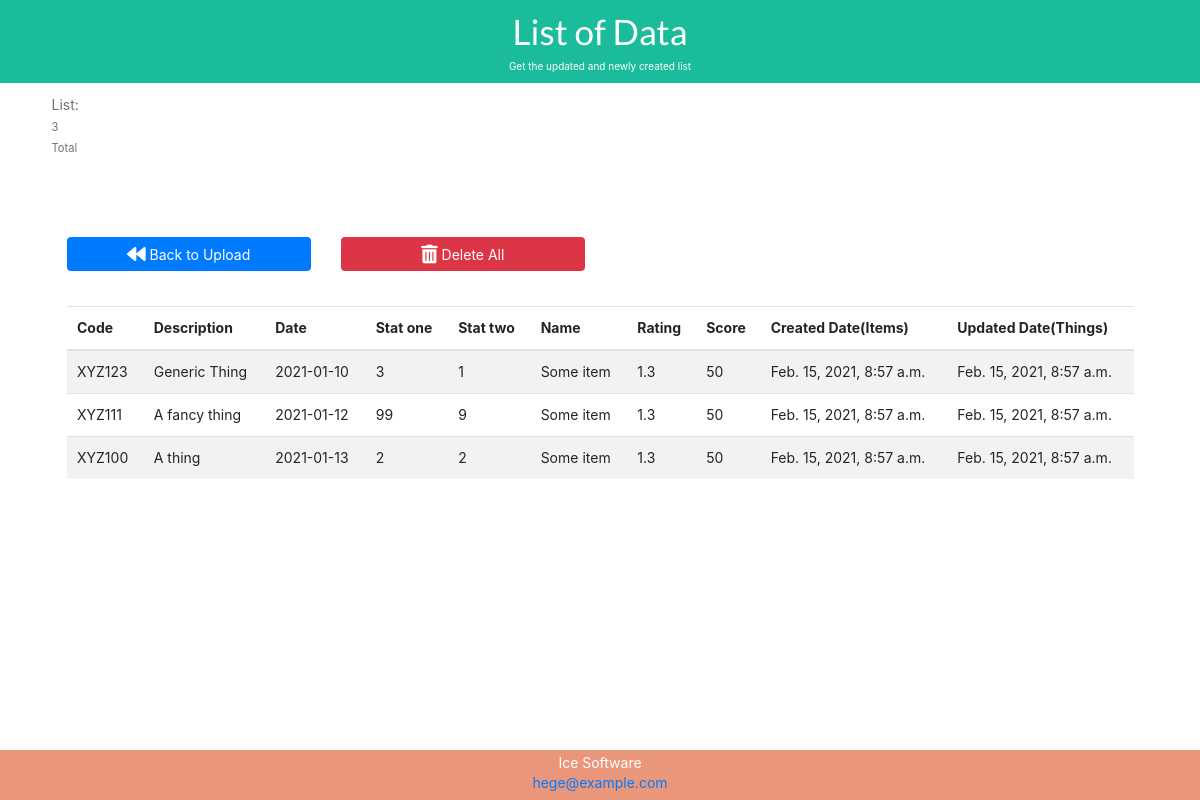
Page /list/ on the committed database.
### records/models.py (models this page shows, shortened)
class Thing (models.Model):
    code = models.CharField(max_length=10, primary_key=True)
    description = models.CharField(max_length=50, null=True, blank=True)
    date = models.DateField(null=True, blank=True, validators=[validate_date])
    stat_one = models.CharField(max_length=2, default=literals.STAT_ONE_CHOICE_NOT_SPECIFIED,validators=[validate_stat_one])
    stat_two = models.CharField(max_length=1, default=literals.STAT_TWO_CHOICE_NOT_SPECIFIED, validators=[validate_stat_two])
    created = models.DateTimeField(auto_now_add=True)
    modified = models.DateTimeField(auto_now = True)

class Item (models.Model):
    thing = models.ForeignKey(Thing, on_delete=models.CASCADE)
    name = models.CharField(max_length=10, validators=[validate_name])
    rating = models.CharField(max_length=3, validators=[validate_rating])
    score = models.IntegerField(default=0, blank=True, validators=[validate_score])
    created = models.DateTimeField(auto_now_add=True)
    modified = models.DateTimeField(auto_now = True)

### records/views.py (the view)
# urls.py: path('list/', record_views.Updated_New_View.as_view(), name="list_view"),
class Updated_New_View(TemplateView):
    template_name = "records/list.html"
    def get_context_data(self, **kwargs):
        context = super().get_context_data(**kwargs)
        list_data = []
        count = 0
        try:
            prev_date = Previous_date.objects.latest('prev_modified')
            print(prev_date.prev_modified)
            get_prev = prev_date.prev_modified
            things = Thing.objects.filter(Q(modified__gte=get_prev) | Q(created__gte=get_prev))
            for thing in things:
                items = Item.objects.filter(Q(created__gte=get_prev) | Q(modified__gte=get_prev))
                for item in items:
                    data = {"code": thing.code, "description": thing.description, "date": thing.date, "stat_one": thing.stat_one, "stat_two":thing.stat_two, "name": item.name, "rating": item.rating, "score": item.score, "created": item.created,"modified":thing.modified}
                    list_data.append(data)
                    count += 1
        except ObjectDoesNotExist:
            things = Thing.objects.all()
            if things:
                for thing in things:
                    items = Item.objects.filter(thing_id=thing)
                    if items:
                        for item in items:
                            data = {"code": thing.code, "description": thing.description, "date": thing.date, "stat_one": thing.stat_one, "stat_two":thing.stat_two, "name": item.name, "rating": item.rating, "score": item.score, "created": item.created,"modified":thing.modified}
                            list_data.append(data)
                            count += 1
            else:
                None
        list_data_count = count
        context.update({
            'list_data': list_data,
            'list_data_count': int(list_data_count),
        })
        return context

### templates/records/list.html (shortened to what this page needs)
{% extends 'base.html' %}
{% block header %}
    <header>
        <h1>List of Data</h1>
        <p>Get the updated and newly created list</p>
    </header>
{% endblock header %}
{% block content %}
  <div class="container-fluid">
    <div class="c-table-responsive@desktop">
      <div class="row">
        <table class="c-table">
          <div class="container">
            <caption class="c-table__title">List: <small>{{ list_data_count }} Total</small></caption>
        </table>
      </div>
    </div>
  </div>
<div class="container" style="margin-top:40px;">
  <div class="row">
  <div class="container">
    <div class="row form-group" style="margin-top:30px;">
      <div class="col-lg-3">
        <button class="btn btn-block btn-primary" style="padding-top: 10;" onclick="window.location.href='/'"><i class="fas fa-backward fa-lg"></i> Back to Upload</button>
      </div>
      <div class="col-lg-3">
        <button class="btn btn-block btn-danger" style="padding-top: 10;" onclick="window.location.href='/delete/'"><i class="fas fa-trash-alt fa-lg"></i> Delete All</button>
      </div>
    </div>
<br>
<div class="row">
    <div class="col-lg-12">
        <div class="table">
            <table class="table table-striped" id="eventTable">
                <thead>
                    <tr>
                        <th>Code</th>
                        <th>Description</th>
                        <th>Date</th>
                        <th>Stat one</th>
                        <th>Stat two</th>
                        <th>Name</th>
                        <th>Rating</th>
                        <th>Score</th>
                        <th>Created Date(Items)</th>
                        <th>Updated Date(Things)</th>
                    </tr>
                </thead>
                <tbody>
                    {% for data in list_data %}
                    <tr data-id="{{ data.code }}">
                        <td data-id="{{ data.code }}">{{ data.code }}</td>
                        <td data-id="{{ data.code }}">{{ data.description }}</td>
                        <td data-id="{{ data.code }}">{{ data.date|date:'Y-m-d' }}</td>
                        <td data-id="{{ data.code }}">{{ data.stat_one }}</td>
                        <td data-id="{{ data.code }}">{{ data.stat_two }}</td>
                        <td data-id="{{ data.code }}">{{ data.name }}</td>
                        <td data-id="{{ data.code }}">{{ data.rating }}</td>
                        <td data-id="{{ data.code }}">{{ data.score }}</td>
                        <td data-id="{{ data.code }}">{{ data.created }}</td>
                        <td data-id="{{ data.code }}">{{ data.modified }}</td>
                    </tr>
                    {% empty %}
                    <tr>
                        <td colspan="10" class="text-center bg-warning">No new or updates details to the list</td>
                    </tr>
                    {% endfor %}
                </tbody>
            </table>
        </div>
    </div>
</div>
</div>
</div>
</div>
{% endblock content %}

### templates/base.html (shortened to what this page needs)
{% load static %}
<!doctype html>
<html lang="en">
<head>
    <link rel="stylesheet" type='text/css'
        href="https://cdnjs.cloudflare.com/ajax/libs/semantic-ui/2.2.14/semantic.min.css">
     <link rel="stylesheet" href="https://cdnjs.cloudflare.com/ajax/libs/font-awesome/5.11.2/css/all.min.css">
</head>
<body>
{% block header %}{% endblock header %}
    <div class="ui container">
        {% block content %}
        {% endblock content %}
    </div>
    <footer>
        <p>Ice Software<br>
            <a href="mailto:hege@example.com" class="mb-5">hege@example.com</a>
        </p><br>
    </footer>
</body>
</html>

### templates/base.html (style rules this page uses)
header { padding: 10px; text-align: center; background: #1abc9c; color: white; font-size: 10px; }
footer { text-align: center; padding: 3px; background-color: DarkSalmon; color: white; position: fixed; bottom: 0; width: 100%; height: 50px; }
.mb-5 { margin-bottom: 10px; }

### rows in the picture
Thing: code "XYZ123", description "Generic Thing", date "2021-01-10", modified "Feb. 15, 2021, 8:57 a.m."
Item: name "Some item" "Some item" "Some item", rating "1.3" "1.3" "1.3", created "Feb. 15, 2021, 8:57 a.m." "Feb. 15, 2021, 8:57 a.m." "Feb. 15, 2021, 8:57 a.m."
Thing: code "XYZ111", description "A fancy thing", date "2021-01-12", stat_one "99", modified "Feb. 15, 2021, 8:57 a.m."
Thing: code "XYZ100", description "A thing", date "2021-01-13", modified "Feb. 15, 2021, 8:57 a.m."

### other values in the picture
{{ list_data_count }} "3"
{{ data.stat_one }} "3" "2"
{{ data.stat_two }} "1" "9" "2"
{{ data.score }} "50" "50" "50"
